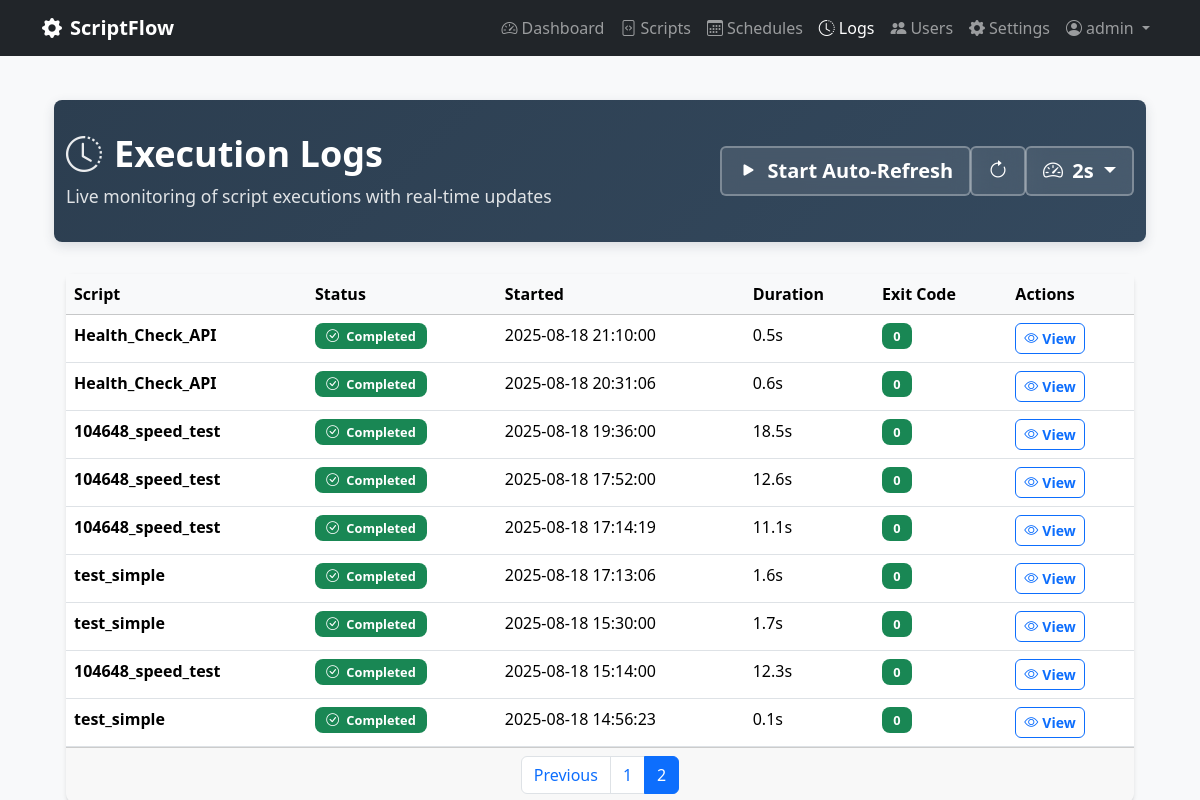
Page /logs?page=2 (signed in) on the earlier database version.
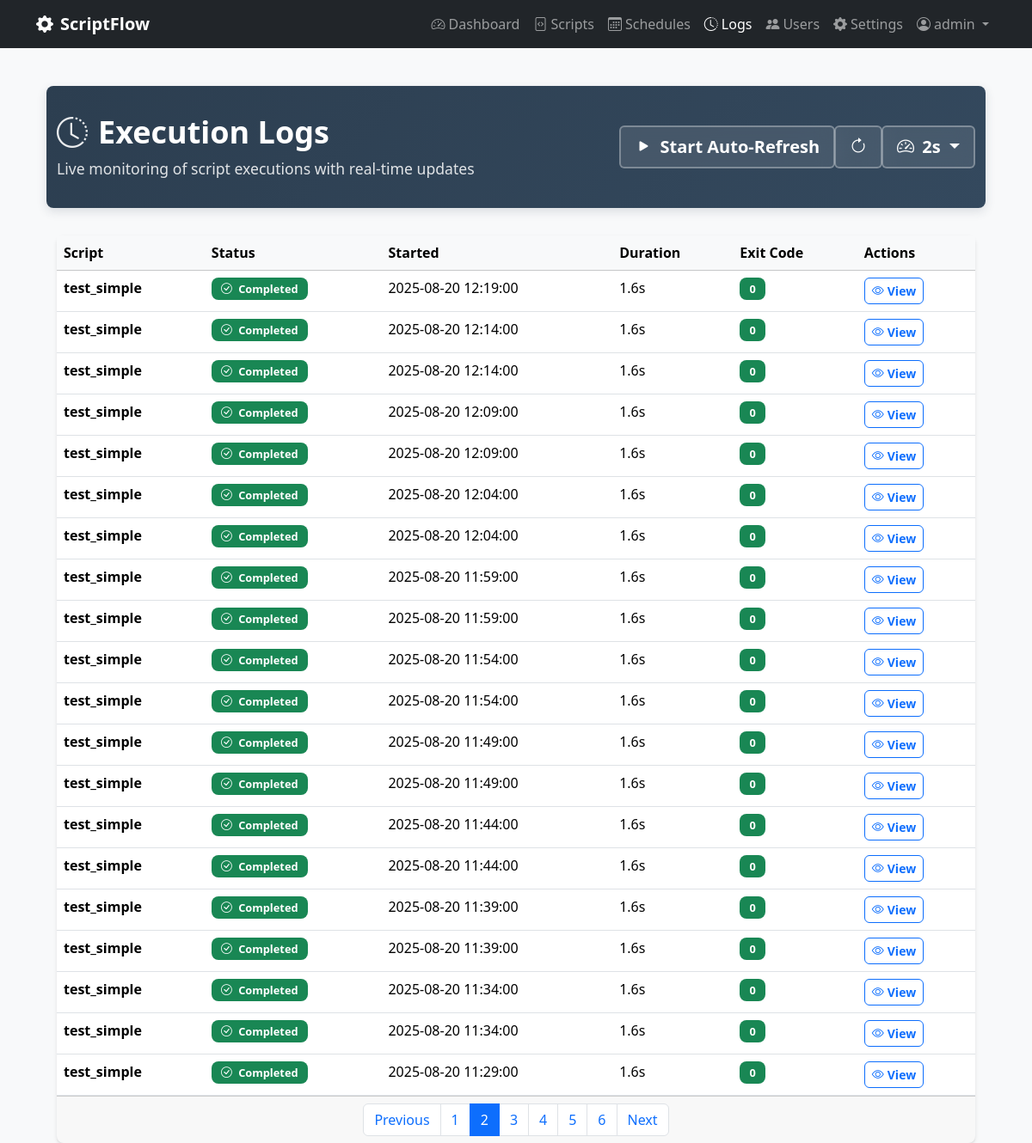
Same page on the later database version.
### scriptflow.py (models this page shows, shortened)
class Execution(db.Model):
    __tablename__ = 'executions'
    id = db.Column(db.Integer, primary_key=True)
    started_at = db.Column(db.DateTime, default=datetime.now, nullable=False)
    completed_at = db.Column(db.DateTime)
    status = db.Column(db.String(20), default='pending', nullable=False)  # pending, running, completed, failed, timeout
    exit_code = db.Column(db.Integer)
    stdout = db.Column(db.Text)
    stderr = db.Column(db.Text)
    duration_seconds = db.Column(db.Float)
    trigger_type = db.Column(db.String(20), default='manual', nullable=False)  # manual, scheduled, api
    script_id = db.Column(db.Integer, db.ForeignKey('scripts.id'), nullable=False)
    user_id = db.Column(db.Integer, db.ForeignKey('users.id'), nullable=False)
    script = db.relationship('Script', backref='executions')
    @property
    def formatted_duration(self):
        if not self.duration_seconds:
            return "N/A"
        if self.duration_seconds < 60:
            return f"{self.duration_seconds:.1f}s"
        else:
            minutes = int(self.duration_seconds // 60)
            seconds = int(self.duration_seconds % 60)
            return f"{minutes}m {seconds}s"

class Script(db.Model):
    __tablename__ = 'scripts'
    id = db.Column(db.Integer, primary_key=True)
    name = db.Column(db.String(100), nullable=False)
    description = db.Column(db.Text)
    filename = db.Column(db.String(255), nullable=False)
    file_path = db.Column(db.String(500), nullable=False)
    script_type = db.Column(db.String(10), nullable=False)  # 'py' or 'bat'
    file_size = db.Column(db.Integer)
    created_at = db.Column(db.DateTime, default=datetime.now)
    updated_at = db.Column(db.DateTime, default=datetime.now, onupdate=datetime.now)
    is_active = db.Column(db.Boolean, default=True)
    user_id = db.Column(db.Integer, db.ForeignKey('users.id'), nullable=False)

### scriptflow.py (the view)
@app.route('/logs')
@login_required
def logs():
    page = request.args.get('page', 1, type=int)
    executions_query = Execution.query.order_by(Execution.started_at.desc())
    executions_filtered = apply_user_data_filter(executions_query)
    executions = executions_filtered.paginate(page=page, per_page=20, error_out=False)
    return render_template('logs.html', executions=executions)

### scriptflow.py (called while the page is built)
@login_manager.user_loader
def load_user(user_id):
    return db.session.get(User, int(user_id))

def apply_user_data_filter(query):
    if current_user.can_view_all_data:
        return query  # Can see all data
    else:
        return query.filter_by(user_id=current_user.id)  # Only own data

### templates/logs.html (shortened to what the changed rows need)
{% extends "base.html" %}
{% block content %}
<div class="container-fluid">
    <div class="page-header">
        <div class="container">
            <div class="row align-items-center">
                <div class="col">
                    <h1>
                        <i class="bi bi-clock-history"></i>Execution Logs
                    </h1>
                </div>
            </div>
        </div>
    </div>
    <div class="container">
        <div class="card">
            <div class="card-body p-0">
                {% if executions.items %}
                    <div class="table-responsive">
                        <table class="table table-hover mb-0" id="logsTable">
                            <thead class="table-light">
                                <tr>
                                    <th>Script</th>
                                    <th>Status</th>
                                    <th>Started</th>
                                    <th>Duration</th>
                                    <th>Exit Code</th>
                                    <th>Actions</th>
                                </tr>
                            </thead>
                            <tbody id="logsTableBody">
                                {% for execution in executions.items %}
                                <tr>
                                    <td>
                                        <strong>{{ execution.script.name if execution.script else 'Unknown' }}</strong>
                                    </td>
                                    <td>
                                        {% if execution.status == 'running' %}
                                            <span class="badge status-running d-flex align-items-center gap-1">
                                                <i class="bi bi-arrow-clockwise rotating-icon"></i>
                                                Running
                                            </span>
                                        {% elif execution.status == 'completed' %}
                                            <span class="badge bg-success">
                                                <i class="bi bi-check-circle me-1"></i>
                                                Completed
                                            </span>
                                        {% elif execution.status == 'failed' %}
                                            <span class="badge bg-danger">
                                                <i class="bi bi-x-circle me-1"></i>
                                                Failed
                                            </span>
                                        {% elif execution.status == 'pending' %}
                                            <span class="badge bg-secondary">
                                                <i class="bi bi-clock me-1"></i>
                                                Pending
                                            </span>
                                        {% elif execution.status == 'timeout' %}
                                            <span class="badge bg-warning">
                                                <i class="bi bi-stopwatch me-1"></i>
                                                Timeout
                                            </span>
                                        {% else %}
                                            <span class="badge bg-secondary">
                                                {{ execution.status|title }}
                                            </span>
                                        {% endif %}
                                    </td>
                                    <td>{{ execution.started_at.strftime('%Y-%m-%d %H:%M:%S') }}</td>
                                    <td>{{ execution.formatted_duration }}</td>
                                    <td>
                                        {% if execution.exit_code is not none %}
                                            <span class="badge bg-{{ 'success' if execution.exit_code == 0 else 'danger' }}">
                                                {{ execution.exit_code }}
                                            </span>
                                        {% else %}
                                            <span class="text-muted">-</span>
                                        {% endif %}
                                    </td>
                                    <td>
                                        <a href="{{ url_for('view_execution', execution_id=execution.id) }}" class="btn btn-sm btn-outline-primary">
                                            <i class="bi bi-eye me-1"></i>View
                                        </a>
                                    </td>
                                </tr>
                                {% endfor %}
                            </tbody>
                        </table>
                    </div>
                    {% if executions.pages > 1 %}
                    <div class="card-footer">
                        <nav>
                            <ul class="pagination justify-content-center mb-0">
                                {% for page_num in executions.iter_pages() %}
                                    {% if page_num %}
                                        {% if page_num != executions.page %}
                                            <li class="page-item">
                                                <a class="page-link" href="{{ url_for('logs', page=page_num) }}">{{ page_num }}</a>
                                            </li>
                                        {% else %}
                                            <li class="page-item active">
                                                <span class="page-link">{{ page_num }}</span>
                                            </li>
                                        {% endif %}
                                    {% else %}
                                        <li class="page-item disabled">
                                            <span class="page-link">...</span>
                                        </li>
                                    {% endif %}
                                {% endfor %}
                                {% if executions.has_next %}
                                    <li class="page-item">
                                        <a class="page-link" href="{{ url_for('logs', page=executions.next_num) }}">Next</a>
                                    </li>
                                {% endif %}
                            </ul>
                        </nav>
                    </div>
                    {% endif %}
                {% endif %}
            </div>
        </div>
    </div>
</div>
{% endblock %}

Differences in the rows shown:
no longer on this page (row unchanged): Execution: script "Health_Check_API", status "completed" (drawn), started_at "2025-08-18 21:10:00", formatted_duration "0.5s", exit_code "0"
no longer on this page (row unchanged): Execution: script "Health_Check_API", status "completed" (drawn), started_at "2025-08-18 20:31:06", formatted_duration "0.6s", exit_code "0"
no longer on this page (row unchanged): Execution: script "104648_speed_test", status "completed" (drawn), started_at "2025-08-18 19:36:00", formatted_duration "18.5s", exit_code "0"
no longer on this page (row unchanged): Execution: script "104648_speed_test", status "completed" (drawn), started_at "2025-08-18 17:52:00", formatted_duration "12.6s", exit_code "0"
no longer on this page (row unchanged): Execution: script "104648_speed_test", status "completed" (drawn), started_at "2025-08-18 17:14:19", formatted_duration "11.1s", exit_code "0"
no longer on this page (row unchanged): Execution: script "test_simple", status "completed" (drawn), started_at "2025-08-18 17:13:06", formatted_duration "1.6s", exit_code "0"
no longer on this page (row unchanged): Execution: script "test_simple", status "completed" (drawn), started_at "2025-08-18 15:30:00", formatted_duration "1.7s", exit_code "0"
no longer on this page (row unchanged): Execution: script "104648_speed_test", status "completed" (drawn), started_at "2025-08-18 15:14:00", formatted_duration "12.3s", exit_code "0"
no longer on this page (row unchanged): Execution: script "test_simple", status "completed" (drawn), started_at "2025-08-18 14:56:23", formatted_duration "0.1s", exit_code "0"
added Execution: script "test_simple", status "completed" (drawn), started_at "2025-08-20 12:19:00", formatted_duration "1.6s", exit_code "0"
added Execution: script "test_simple", status "completed" (drawn), started_at "2025-08-20 12:14:00", formatted_duration "1.6s", exit_code "0"
added Execution: script "test_simple", status "completed" (drawn), started_at "2025-08-20 12:14:00", formatted_duration "1.6s", exit_code "0"
added Execution: script "test_simple", status "completed" (drawn), started_at "2025-08-20 12:09:00", formatted_duration "1.6s", exit_code "0"
added Execution: script "test_simple", status "completed" (drawn), started_at "2025-08-20 12:09:00", formatted_duration "1.6s", exit_code "0"
added Execution: script "test_simple", status "completed" (drawn), started_at "2025-08-20 12:04:00", formatted_duration "1.6s", exit_code "0"
added Execution: script "test_simple", status "completed" (drawn), started_at "2025-08-20 12:04:00", formatted_duration "1.6s", exit_code "0"
added Execution: script "test_simple", status "completed" (drawn), started_at "2025-08-20 11:59:00", formatted_duration "1.6s", exit_code "0"
added Execution: script "test_simple", status "completed" (drawn), started_at "2025-08-20 11:59:00", formatted_duration "1.6s", exit_code "0"
added Execution: script "test_simple", status "completed" (drawn), started_at "2025-08-20 11:54:00", formatted_duration "1.6s", exit_code "0"
added Execution: script "test_simple", status "completed" (drawn), started_at "2025-08-20 11:54:00", formatted_duration "1.6s", exit_code "0"
added Execution: script "test_simple", status "completed" (drawn), started_at "2025-08-20 11:49:00", formatted_duration "1.6s", exit_code "0"
added Execution: script "test_simple", status "completed" (drawn), started_at "2025-08-20 11:49:00", formatted_duration "1.6s", exit_code "0"
added Execution: script "test_simple", status "completed" (drawn), started_at "2025-08-20 11:44:00", formatted_duration "1.6s", exit_code "0"
added Execution: script "test_simple", status "completed" (drawn), started_at "2025-08-20 11:44:00", formatted_duration "1.6s", exit_code "0"
added Execution: script "test_simple", status "completed" (drawn), started_at "2025-08-20 11:39:00", formatted_duration "1.6s", exit_code "0"
added Execution: script "test_simple", status "completed" (drawn), started_at "2025-08-20 11:39:00", formatted_duration "1.6s", exit_code "0"
added Execution: script "test_simple", status "completed" (drawn), started_at "2025-08-20 11:34:00", formatted_duration "1.6s", exit_code "0"
added Execution: script "test_simple", status "completed" (drawn), started_at "2025-08-20 11:34:00", formatted_duration "1.6s", exit_code "0"
added Execution: script "test_simple", status "completed" (drawn), started_at "2025-08-20 11:29:00", formatted_duration "1.6s", exit_code "0"
Other differences:
new list line: "3"
new list line: "4"
new list line: "5"
new list line: "6"
text now shown: "Next"
